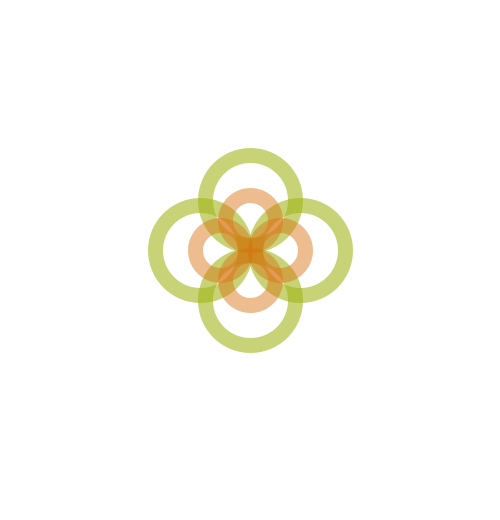
Frame 1 (no input)
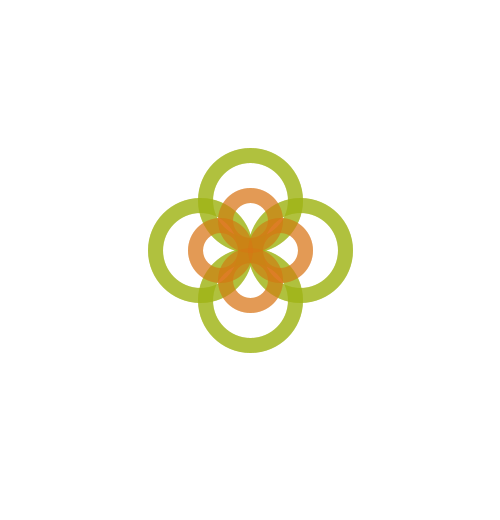
Frame 2 (the mouse pressed at the canvas centre, redrawn once)

The Processing sketch that drew these frames (run headless with seeded random() and noise(); the mouse was pressed at the canvas centre and the sketch redrawn once):

// Processing sketch: processing_90827
// ── processing_90827.pde

void setup()
{

size(500,520);
background(255);

smooth(); 
}



void draw()
{
//Ma variable de sur les diametres qui sont identiques
int Diametre1;
Diametre1=90;

int Diametre2;
Diametre2=50;
noFill();
strokeWeight(15);
stroke(#9FB416,150);
ellipse(250, 200, Diametre1, Diametre1);

ellipse(250, 300, Diametre1, Diametre1);

ellipse(200, 250, Diametre1, Diametre1);

ellipse(300, 250, Diametre1, Diametre1);


strokeWeight(15);
stroke(#D87314,120);
ellipse(250, 220, Diametre2, Diametre2);

ellipse(250, 280, Diametre2, Diametre2);

ellipse(220, 250, Diametre2, Diametre2);

ellipse(280, 250, Diametre2, Diametre2);

println(Diametre1);

noLoop();
}
